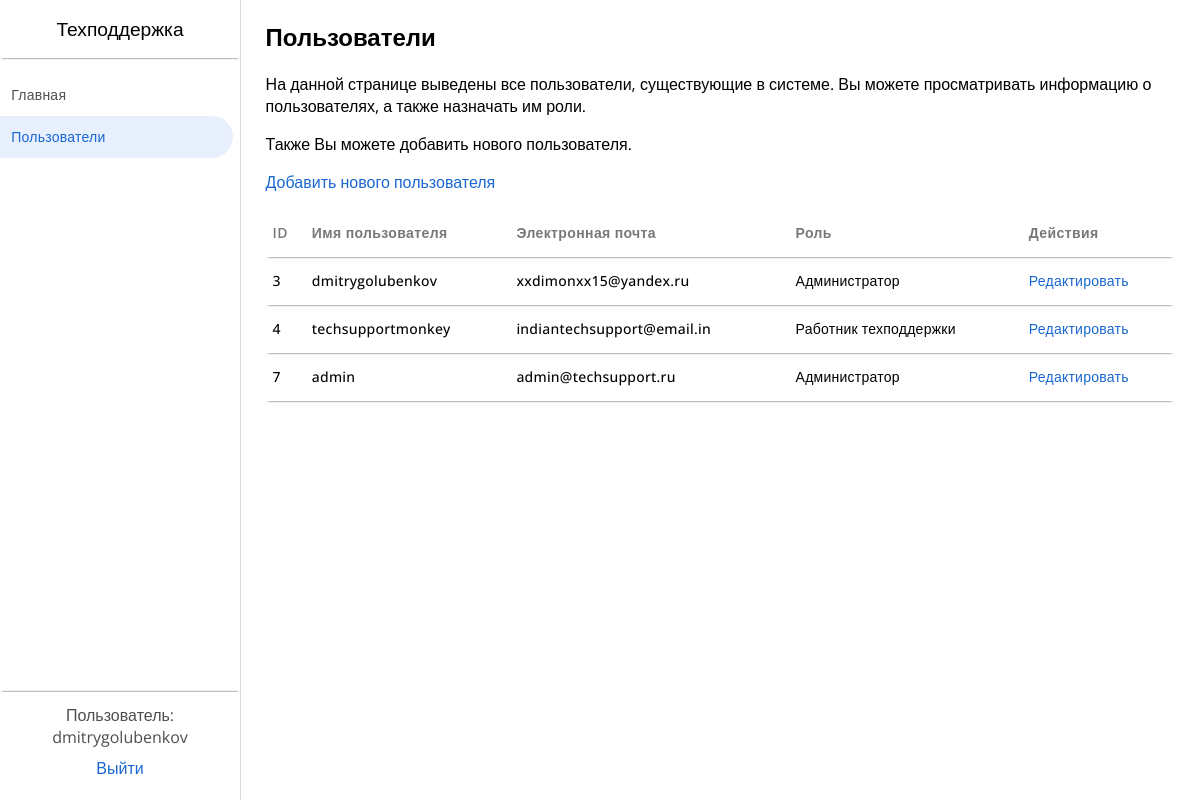
Screenshot of /admin_accounts.php (signed in) with the database file from the repository.
### tables this page shows
CREATE TABLE `users` (
  `user_id` int(11) NOT NULL,
  `account_login` varchar(100) NOT NULL,
  `email` varchar(100) NOT NULL,
  `password_hash` varchar(255) NOT NULL,
  `roleid` int(5) NOT NULL
);

### php/roleconverter.php (called while the page is built)
<?php
function ConvertIdToName($id) {
    $rolename = "ОШИБКА: роль не найдена";
    if($id == 0)
    $rolename="Пользователь";
    else if ($id == 1) $rolename = "Администратор";
    else if ($id == 2) $rolename = "Работник техподдержки";
    return $rolename;
}
?>

### admin_accounts.php (the view, shortened to what this page needs)
<?php
$id = $_COOKIE['user_id'];
$login = $_COOKIE['login'];
?>
<html>
<head>
    <link rel="stylesheet" type="text/css" href="css/systemdesign.css" />
    <link rel="stylesheet" type="text/css" href="css/tabledesign.css" />
</head>
<body>
    <div class="page-menu">
        <div class="page-menu-upper">
            <div class="menu-header-text">Техподдержка</div>
            <div class="menu-container">
                <a href="admin.php" class="menu-link-text">
                    <div class="menu-link-button">Главная</div>
                </a>
                <a href="admin_accounts.php" class="menu-link-text-selected">
                    <div class="menu-link-button-selected">Пользователи</div>
                </a>
            </div>
        </div>
        <div class="page-menu-down">
            <div class="menu-bottom-container">
                <?php
                echo "<div class='menu-bottom-text'>Пользователь: $login</div>";
                ?>
                <div class='menu-bottom-logout-button'>
                    <a href="techsupport_logout.php" class="menu-bottom-logout-link">
                        Выйти
                    </a>
                </div>
            </div>
        </div>
    </div>
    <div class="page-content">
        <h2>Пользователи</h2>
        <p>На данной странице выведены все пользователи, существующие в системе. Вы можете просматривать
            информацию о пользователях, а также назначать им роли.
        </p>
        <p>Также Вы можете добавить нового пользователя.<p>
            <a href="admin_addaccount.php" class="linkDesign"> Добавить нового пользователя</a>
        <?php
        include "php/roleconverter.php";
        $link = OpenConnection();
        $query = "SELECT user_id, account_login, email, roleid FROM users";
        $query_result = mysqli_query($link, $query);
        echo ('
        <div class="divTable">
            <div class="divTableBody">
                <div class="divTableHeading">
                    <div class="divTableCell">ID</div>
                    <div class="divTableCell">Имя пользователя</div>
                    <div class="divTableCell">Электронная почта</div>
                    <div class="divTableCell">Роль</div>
                    <div class="divTableCell">Действия</div>
                </div>
        ');
        while($row =mysqli_fetch_assoc($query_result)) {
            $luserid= $row['user_id'];
            $llogin = $row['account_login'];
            $email= $row['email'];
            $roleid= $row['roleid'];
            $rolestring = ConvertIdToName($roleid);
            echo ("
            <div class='divTableRow'>
                <div class='divTableCell'>$luserid</div>
                <div class='divTableCell'>$llogin</div>
                <div class='divTableCell'>$email</div>
                <div class='divTableCell'>$rolestring</div>
                <div class='divTableCell'>
                <a href='admin_editaccount.php?id=$luserid' class='linkDesign'>Редактировать</a>
                </form>
                </div>
                </div>
            ");
        }
        echo "</div>";
        echo "</div>";
        ?>
    </div>
</body>
</html>

### css/systemdesign.css (style rules this page uses)
html { height: 100%; width: 100%; margin: 0; padding: 0; }
body { height: 100%; width: 100%; display: flex; font-family: 'Open Sans', sans-serif; margin: 0; padding: 0; }
.page-menu { background-color: white; flex: 15%; max-width: 20em; min-width: 15em; height: 100%; box-shadow: 0 0 1px #333; display:flex; flex-direction: column; }
.page-content { flex: 85%; padding: 0 1.6em; overflow: auto; flex-grow: 1; min-height: 0; }
.page-menu-upper { flex-grow: 1; }
.page-menu-down { align-self: flex-end; width: 100%; }
.menu-header-text { text-align: center; width: 100%; font-size: 1.2em; padding: 0.8em 0; box-shadow: 0 2px 2px -2px #333; }
.menu-container { margin-top: 1em; }
.menu-link-text { text-decoration: none; color: rgb(78, 78, 78); font-size: .875rem; letter-spacing: .0178571429em; line-height: 1.25rem; font-weight: 500; }
.menu-link-text-selected { color: #1967d2; text-decoration: none; font-size: .875rem; letter-spacing: .0178571429em; line-height: 1.25rem; font-weight: 500; }
.menu-link-button { width: auto; padding: 0.8em; margin: 0 0.5em 0 0; }
.menu-link-button-selected { background-color: #e8f0fe; border-radius: 0 35px 35px 0; width: auto; padding: 0.8em; margin: 0 0.5em 0 0; }
.menu-bottom-container { padding: 0.8em; box-shadow: 0 -2px 2px -2px #333; flex-direction: column; }
.menu-bottom-text { text-decoration: none; color: rgb(78, 78, 78); width: 100%; text-align: center; }
.menu-bottom-logout-link { text-decoration: none; color: #1967d2; }
.menu-bottom-logout-button { padding: 0.4em; border: 2px solid white; text-align: center; }

### css/tabledesign.css (style rules this page uses)
.divTable { display: table; width: 100%; border: none; font-size: .875rem; letter-spacing: .0178571429em; line-height: 1.25rem; font-weight: 500; }
.divTableRow { display: table-row; box-shadow: 0 2px 2px -2px #333; width: 100%; }
.divTableCell, .divTableHead { display: table-cell; padding: 1em 0.5em; }
.divTableHeading { display: table-row; box-shadow: 0 2px 2px -2px #333; font-weight: 600; color: rgba(99, 99, 99, 0.863); font-size: .875rem; letter-spacing: .0278571429em; }
.divTableBody { display: table-row-group; }
.linkDesign { text-decoration: none; color: #1967d2; }

### rows the page displays
users: user_id "3", account_login "dmitrygolubenkov", email "xxdimonxx15@yandex.ru", roleid "Администратор"
users: user_id "4", account_login "techsupportmonkey", email "indiantechsupport@email.in", roleid "Работник техподдержки"
users: user_id "7", account_login "admin", email "admin@techsupport.ru", roleid "Администратор"

### other values shown
$login "dmitrygolubenkov"
